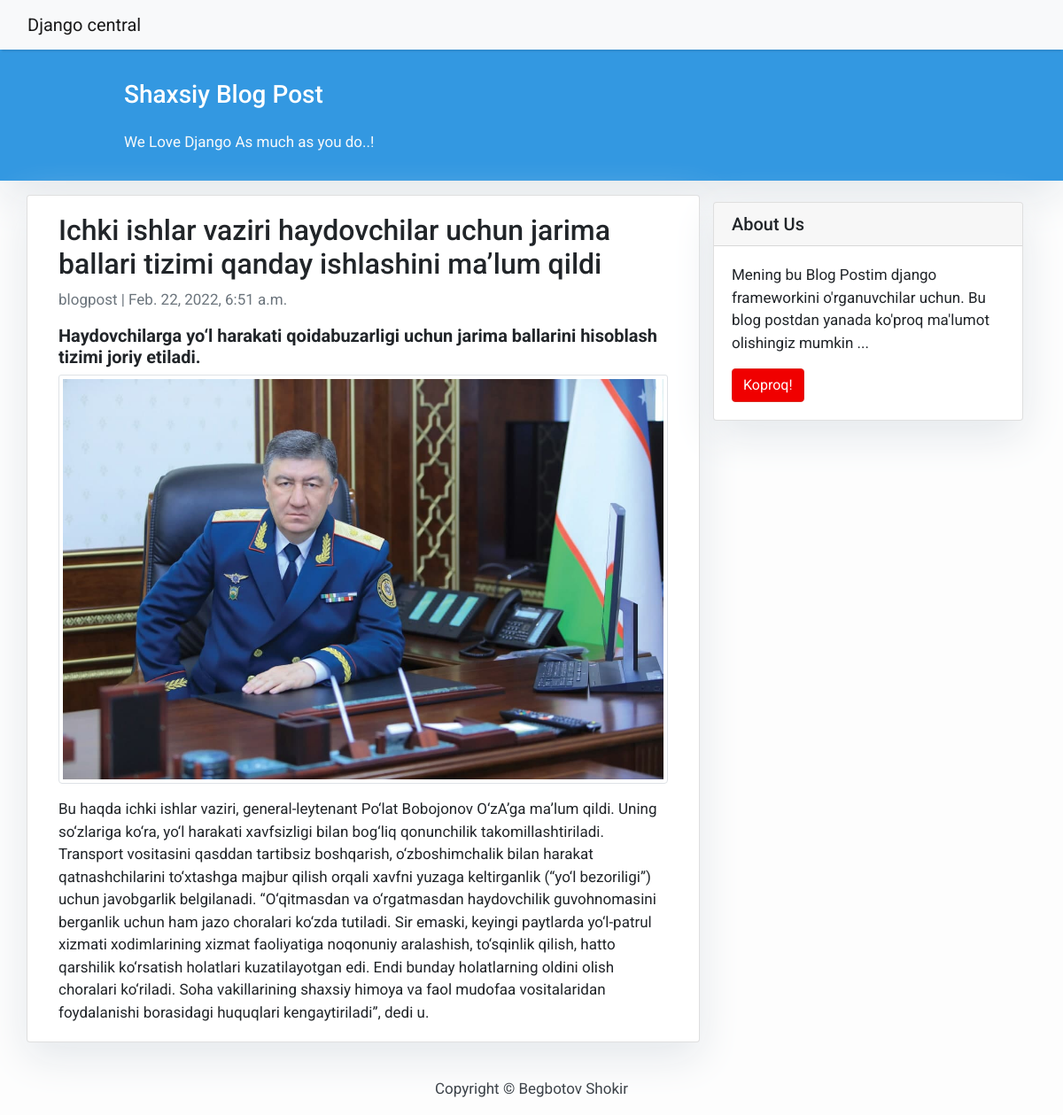
The app's page /jarima_ballari_tizimi/ with its own data.
### post/models.py (models this page shows, shortened)
class Yangiliklar(models.Model):
	STATUS = (
		(0, 'Draft'),
		(1, 'Publish')
		)
	title = models.CharField(max_length=200, null=True)
	main_content = models.CharField(max_length=200, null=True)
	content = models.TextField(null=True)
	author = models.ForeignKey(User, on_delete = models.SET_NULL, blank=True, null=True)
	sana = models.DateTimeField(auto_now=True)
	slug = models.SlugField(max_length=100)
	status = models.IntegerField(default=0, choices = STATUS)
	image = models.ImageField(upload_to='images', null=True)

### post/views.py (the view)
# urls.py: path('<str:pk>/', detail, name='detail'),
def detail(request, pk):
	detail = Yangiliklar.objects.get(slug=pk)
	context = {'detail':detail}
	return render(request, 'detail.html', context)

### post/templates/detail.html
{% extends 'base.html' %}
{% load static %}
{% block content %}
<div class="container">
  <div class="row">
    <div class="col-md-8 card mb-4  mt-3 left  top">
      <div class="card-body">
        <h2>{{detail.title}}</h2>
        <p class=" text-muted">{{detail.author}} | {{detail.sana}}</p>
        <h5 class="card-text "><b>{{detail.main_content }}</b></h5>
        <img src="{{detail.image.url}}" alt="rasm" class="card-img-top img-thumbnail mb-3">
        <p class="card-text ">{{detail.content }}</p>
      </div>
    </div>
		<div class="col-md-4 float-right ">
			<div class="card my-4">
        		<h5 class="card-header">About Us</h5>
    			<div class="card-body">
        				<p class="card-text"> Mening bu Blog Postim django frameworkini o'rganuvchilar uchun. Bu blog postdan yanada ko'proq ma'lumot olishingiz mumkin ...</p>
        				<a href="#" class="btn btn-danger">Koproq!</a>
    			</div>
			</div>
		</div>
    </div>
</div>
  {% endblock content %}

### static/css/main.css (style rules this page uses)
body { font-family: "Roboto", sans-serif; font-size: 17px; background-color: #fdfdfd; }
.btn-danger { color: #fff; background-color: #f00000; border-color: #dc281e; }
.card { box-shadow: 0 16px 48px #E3E7EB; }

### records on screen
Yangiliklar: title "Ichki ishlar vaziri haydovchilar uchun jarima ballari tizimi qanday ishlashini ma’lum qildi", author "blogpost", sana "Feb. 22, 2022, 6:51 a.m.", main_content "Haydovchilarga yo‘l harakati qoidabuzarligi uchun jarima ballarini hisoblash tizimi joriy etiladi.", image (picture), content "Bu haqda ichki ishlar vaziri, general-leytenant Po‘lat Bobojonov O‘zA’ga ma’lum qildi. Uning so‘zlariga ko‘ra, yo‘l harakati xavfsizligi bilan bog‘liq qonunchilik takomillashtiriladi. Transport vositasini qasddan tartibsiz boshqarish, o‘zboshimchalik bilan harakat qatnashchilarini to‘xtashga majbur qilish orqali xavfni yuzaga keltirganlik (“yo‘l bezoriligi”) uchun javobgarlik belgilanadi. “O‘qitmasdan va o‘rgatmasdan haydovchilik guvohnomasini berganlik uchun ham jazo choralari ko‘zda tutiladi. Sir emaski, keyingi paytlarda yo‘l-patrul xizmati xodimlarining xizmat faoliyatiga noqonuniy aralashish, to‘sqinlik qilish, hatto qarshilik ko‘rsatish holatlari kuzatilayotgan edi. Endi bunday…"
